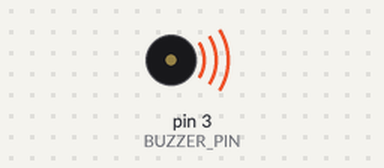
This sketch was run on a simulated Arduino Uno, built with avr-gcc and run on an emulated ATmega328P. Parts: buzzer (waves = sounding).

Above: at 1.0 s.
At 3.1 s:
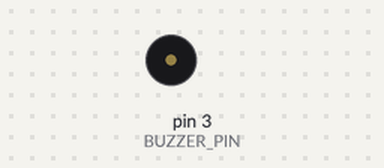
Timing chart, 0 to 3.9 s (numbered marks = the images above):
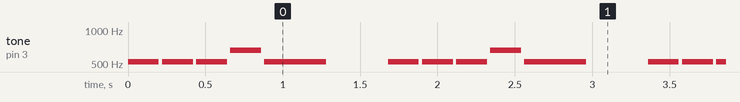

Measured:
- by itself, tone on pin 3 (BUZZER_PIN): repeats every 1.7 s: 2 × (silent 0.02 s, 523 Hz 0.20 s), silent 0.02 s, 659 Hz 0.20 s, silent 0.02 s, 523 Hz 0.40 s, silent 0.40 s, 523 Hz 0.20 s

The sketch:

excercise_4_buzzer.ino
```cpp
const uint8_t BUZZER_PIN = 3; // plus Buzzer

void setup() {
  pinMode(BUZZER_PIN, OUTPUT);
}

int x1 = 1135; // 440hz

void loop() {
  tone(BUZZER_PIN, 523, 200);
  delay(220);
  tone(BUZZER_PIN, 523, 200);
  delay(220);
  tone(BUZZER_PIN, 523, 200);
  delay(220);
  tone(BUZZER_PIN, 659, 200);
  delay(220);
  tone(BUZZER_PIN, 523, 400);
  delay(800);
}
```
